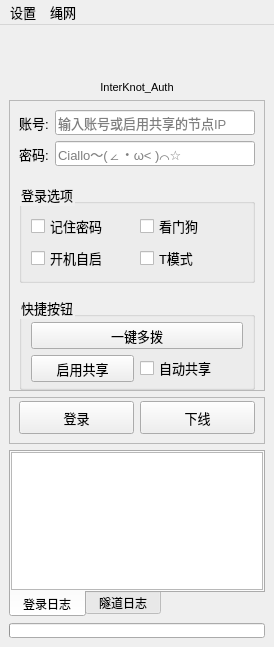
<?xml version="1.0" encoding="UTF-8"?>
<ui version="4.0">
 <author>Yish</author>
 <class>MainWindow</class>
 <widget class="QMainWindow" name="MainWindow">
  <property name="geometry">
   <rect>
    <x>0</x>
    <y>0</y>
    <width>274</width>
    <height>647</height>
   </rect>
  </property>
  <property name="sizePolicy">
   <sizepolicy hsizetype="Preferred" vsizetype="Preferred">
    <horstretch>0</horstretch>
    <verstretch>0</verstretch>
   </sizepolicy>
  </property>
  <property name="minimumSize">
   <size>
    <width>0</width>
    <height>0</height>
   </size>
  </property>
  <property name="windowTitle">
   <string>MainWindow</string>
  </property>
  <property name="styleSheet">
   <string notr="true">* {
    font-size: 10pt;
}</string>
  </property>
  <property name="iconSize">
   <size>
    <width>64</width>
    <height>64</height>
   </size>
  </property>
  <widget class="QWidget" name="centralwidget">
   <layout class="QGridLayout" name="gridLayout">
    <item row="6" column="0">
     <widget class="QTabWidget" name="tabWidget">
      <property name="styleSheet">
       <string notr="true">QTabBar::tab {
    font-size: 9pt;
}</string>
      </property>
      <property name="tabPosition">
       <enum>QTabWidget::South</enum>
      </property>
      <property name="currentIndex">
       <number>0</number>
      </property>
      <widget class="QWidget" name="tab">
       <attribute name="title">
        <string>登录日志</string>
       </attribute>
       <layout class="QGridLayout" name="gridLayout_5">
        <property name="leftMargin">
         <number>0</number>
        </property>
        <property name="topMargin">
         <number>0</number>
        </property>
        <property name="rightMargin">
         <number>0</number>
        </property>
        <property name="bottomMargin">
         <number>0</number>
        </property>
        <item row="0" column="0">
         <widget class="QListWidget" name="listWidget">
          <property name="frameShape">
           <enum>QFrame::StyledPanel</enum>
          </property>
          <property name="frameShadow">
           <enum>QFrame::Plain</enum>
          </property>
          <property name="autoScrollMargin">
           <number>16</number>
          </property>
          <property name="tabKeyNavigation">
           <bool>true</bool>
          </property>
          <property name="showDropIndicator" stdset="0">
           <bool>false</bool>
          </property>
          <property name="dragEnabled">
           <bool>false</bool>
          </property>
          <property name="dragDropOverwriteMode">
           <bool>false</bool>
          </property>
          <property name="verticalScrollMode">
           <enum>QAbstractItemView::ScrollPerPixel</enum>
          </property>
          <property name="horizontalScrollMode">
           <enum>QAbstractItemView::ScrollPerPixel</enum>
          </property>
          <property name="movement">
           <enum>QListView::Static</enum>
          </property>
          <property name="isWrapping" stdset="0">
           <bool>false</bool>
          </property>
          <property name="layoutMode">
           <enum>QListView::SinglePass</enum>
          </property>
          <property name="wordWrap">
           <bool>true</bool>
          </property>
         </widget>
        </item>
       </layout>
      </widget>
      <widget class="QWidget" name="tab_2">
       <attribute name="title">
        <string>隧道日志</string>
       </attribute>
       <layout class="QGridLayout" name="gridLayout_6">
        <property name="leftMargin">
         <number>0</number>
        </property>
        <property name="topMargin">
         <number>0</number>
        </property>
        <property name="rightMargin">
         <number>0</number>
        </property>
        <property name="bottomMargin">
         <number>0</number>
        </property>
        <item row="0" column="0">
         <widget class="QListWidget" name="listWidget_easytier"/>
        </item>
       </layout>
      </widget>
     </widget>
    </item>
    <item row="0" column="0">
     <widget class="QPushButton" name="pushButton_3">
      <property name="minimumSize">
       <size>
        <width>0</width>
        <height>41</height>
       </size>
      </property>
      <property name="styleSheet">
       <string notr="true">QPushButton{
	border:none;
}
</string>
      </property>
      <property name="text">
       <string/>
      </property>
      <property name="icon">
       <iconset resource="res/res.qrc">
        <normaloff>:/icon/yish.ico</normaloff>:/icon/yish.ico</iconset>
      </property>
      <property name="iconSize">
       <size>
        <width>30</width>
        <height>30</height>
       </size>
      </property>
     </widget>
    </item>
    <item row="5" column="0">
     <widget class="QFrame" name="frame_2">
      <property name="minimumSize">
       <size>
        <width>0</width>
        <height>0</height>
       </size>
      </property>
      <property name="frameShape">
       <enum>QFrame::StyledPanel</enum>
      </property>
      <property name="frameShadow">
       <enum>QFrame::Raised</enum>
      </property>
      <layout class="QGridLayout" name="gridLayout_4">
       <property name="topMargin">
        <number>3</number>
       </property>
       <property name="bottomMargin">
        <number>9</number>
       </property>
       <item row="1" column="1">
        <widget class="QPushButton" name="pushButton_2">
         <property name="minimumSize">
          <size>
           <width>0</width>
           <height>33</height>
          </size>
         </property>
         <property name="text">
          <string>下线</string>
         </property>
        </widget>
       </item>
       <item row="1" column="0">
        <widget class="QPushButton" name="pushButton">
         <property name="minimumSize">
          <size>
           <width>0</width>
           <height>33</height>
          </size>
         </property>
         <property name="text">
          <string>登录</string>
         </property>
        </widget>
       </item>
      </layout>
     </widget>
    </item>
    <item row="7" column="0">
     <widget class="QProgressBar" name="progressBar">
      <property name="minimumSize">
       <size>
        <width>0</width>
        <height>15</height>
       </size>
      </property>
      <property name="value">
       <number>0</number>
      </property>
      <property name="textVisible">
       <bool>false</bool>
      </property>
     </widget>
    </item>
    <item row="1" column="0">
     <widget class="QLabel" name="label_3">
      <property name="styleSheet">
       <string notr="true">font-size: 11px;</string>
      </property>
      <property name="text">
       <string>InterKnot_Auth</string>
      </property>
      <property name="alignment">
       <set>Qt::AlignCenter</set>
      </property>
     </widget>
    </item>
    <item row="3" column="0">
     <widget class="QFrame" name="frame">
      <property name="minimumSize">
       <size>
        <width>0</width>
        <height>0</height>
       </size>
      </property>
      <property name="frameShape">
       <enum>QFrame::StyledPanel</enum>
      </property>
      <property name="frameShadow">
       <enum>QFrame::Raised</enum>
      </property>
      <layout class="QGridLayout" name="gridLayout_7">
       <property name="bottomMargin">
        <number>0</number>
       </property>
       <item row="3" column="1">
        <widget class="QLineEdit" name="lineEdit_2">
         <property name="minimumSize">
          <size>
           <width>0</width>
           <height>25</height>
          </size>
         </property>
         <property name="inputMask">
          <string/>
         </property>
         <property name="text">
          <string/>
         </property>
         <property name="echoMode">
          <enum>QLineEdit::Password</enum>
         </property>
         <property name="placeholderText">
          <string>Ciallo～(∠・ω&lt; )⌒☆</string>
         </property>
        </widget>
       </item>
       <item row="3" column="0">
        <widget class="QLabel" name="label_2">
         <property name="styleSheet">
          <string notr="true"/>
         </property>
         <property name="text">
          <string>密码:</string>
         </property>
        </widget>
       </item>
       <item row="4" column="0" colspan="2">
        <spacer name="horizontalSpacer_2">
         <property name="orientation">
          <enum>Qt::Horizontal</enum>
         </property>
         <property name="sizeHint" stdset="0">
          <size>
           <width>40</width>
           <height>11</height>
          </size>
         </property>
        </spacer>
       </item>
       <item row="5" column="0" colspan="2">
        <widget class="QGroupBox" name="groupBox_2">
         <property name="title">
          <string>登录选项</string>
         </property>
         <layout class="QGridLayout" name="gridLayout_3">
          <property name="sizeConstraint">
           <enum>QLayout::SetDefaultConstraint</enum>
          </property>
          <property name="topMargin">
           <number>9</number>
          </property>
          <property name="bottomMargin">
           <number>9</number>
          </property>
          <property name="spacing">
           <number>6</number>
          </property>
          <item row="2" column="0">
           <widget class="QCheckBox" name="checkBox_2">
            <property name="toolTip">
             <string>开机自动启动，并且启动后自动登录</string>
            </property>
            <property name="text">
             <string>开机自启</string>
            </property>
           </widget>
          </item>
          <item row="0" column="0">
           <widget class="QCheckBox" name="checkBox">
            <property name="text">
             <string>记住密码</string>
            </property>
           </widget>
          </item>
          <item row="0" column="1">
           <widget class="QCheckBox" name="checkBox_dog">
            <property name="toolTip">
             <string>通过网页版校园网认证登录的账号，可开启看门狗持续监测网路状态，掉线自动重连，非网页版不需要看门狗</string>
            </property>
            <property name="text">
             <string>看门狗</string>
            </property>
           </widget>
          </item>
          <item row="2" column="1">
           <widget class="QCheckBox" name="checkBox_t">
            <property name="toolTip">
             <string>强制通过网页认证校园网账号</string>
            </property>
            <property name="text">
             <string>T模式</string>
            </property>
           </widget>
          </item>
         </layout>
        </widget>
       </item>
       <item row="6" column="0" colspan="2">
        <spacer name="horizontalSpacer">
         <property name="orientation">
          <enum>Qt::Horizontal</enum>
         </property>
         <property name="sizeHint" stdset="0">
          <size>
           <width>40</width>
           <height>7</height>
          </size>
         </property>
        </spacer>
       </item>
       <item row="7" column="0" colspan="2">
        <widget class="QGroupBox" name="groupBox">
         <property name="sizePolicy">
          <sizepolicy hsizetype="Preferred" vsizetype="Preferred">
           <horstretch>0</horstretch>
           <verstretch>0</verstretch>
          </sizepolicy>
         </property>
         <property name="minimumSize">
          <size>
           <width>0</width>
           <height>0</height>
          </size>
         </property>
         <property name="toolTip">
          <string/>
         </property>
         <property name="title">
          <string>快捷按钮</string>
         </property>
         <layout class="QGridLayout" name="gridLayout_2">
          <property name="topMargin">
           <number>5</number>
          </property>
          <property name="bottomMargin">
           <number>5</number>
          </property>
          <item row="4" column="0">
           <widget class="QPushButton" name="pushButton_enable_share">
            <property name="minimumSize">
             <size>
              <width>0</width>
              <height>27</height>
             </size>
            </property>
            <property name="toolTip">
             <string>通过EasyTier共享本机的网络，任何人都能通过绳网认证输入您的ip和密码连接到共享的网络中</string>
            </property>
            <property name="text">
             <string>启用共享</string>
            </property>
           </widget>
          </item>
          <item row="4" column="1">
           <widget class="QCheckBox" name="checkBox_auto_share">
            <property name="toolTip">
             <string>程序启动时自动共享设备网络</string>
            </property>
            <property name="layoutDirection">
             <enum>Qt::LeftToRight</enum>
            </property>
            <property name="text">
             <string>自动共享</string>
            </property>
            <property name="tristate">
             <bool>false</bool>
            </property>
           </widget>
          </item>
          <item row="0" column="0" colspan="2">
           <widget class="QPushButton" name="pushButton_4">
            <property name="minimumSize">
             <size>
              <width>0</width>
              <height>27</height>
             </size>
            </property>
            <property name="toolTip">
             <string>需要确保您已拥有多拨的条件才能成功多拨</string>
            </property>
            <property name="text">
             <string>一键多拨</string>
            </property>
           </widget>
          </item>
         </layout>
        </widget>
       </item>
       <item row="2" column="0">
        <widget class="QLabel" name="label">
         <property name="styleSheet">
          <string notr="true"/>
         </property>
         <property name="text">
          <string>账号:</string>
         </property>
        </widget>
       </item>
       <item row="2" column="1">
        <widget class="QLineEdit" name="lineEdit">
         <property name="minimumSize">
          <size>
           <width>0</width>
           <height>25</height>
          </size>
         </property>
         <property name="toolTip">
          <string>输入非t开头的账号走校园网APP认证方式，t开头的或开启t模式走网页认证方式，输入IP则加入共享网络</string>
         </property>
         <property name="text">
          <string/>
         </property>
         <property name="placeholderText">
          <string>输入账号或启用共享的节点IP</string>
         </property>
        </widget>
       </item>
      </layout>
     </widget>
    </item>
   </layout>
  </widget>
  <widget class="QMenuBar" name="menubar">
   <property name="geometry">
    <rect>
     <x>0</x>
     <y>0</y>
     <width>274</width>
     <height>25</height>
    </rect>
   </property>
   <widget class="QMenu" name="menu">
    <property name="title">
     <string>设置</string>
    </property>
    <property name="separatorsCollapsible">
     <bool>false</bool>
    </property>
   </widget>
   <widget class="QMenu" name="menu_2">
    <property name="title">
     <string>绳网</string>
    </property>
    <addaction name="separator"/>
    <addaction name="action_3"/>
    <addaction name="actionFairy"/>
   </widget>
   <addaction name="menu"/>
   <addaction name="menu_2"/>
  </widget>
  <action name="action">
   <property name="text">
    <string>登录参数</string>
   </property>
  </action>
  <action name="action_3">
   <property name="text">
    <string>隧道信息</string>
   </property>
  </action>
  <action name="actionFairy">
   <property name="text">
    <string>Fairy</string>
   </property>
  </action>
 </widget>
 <resources>
  <include location="res/res.qrc"/>
 </resources>
 <connections/>
</ui>
